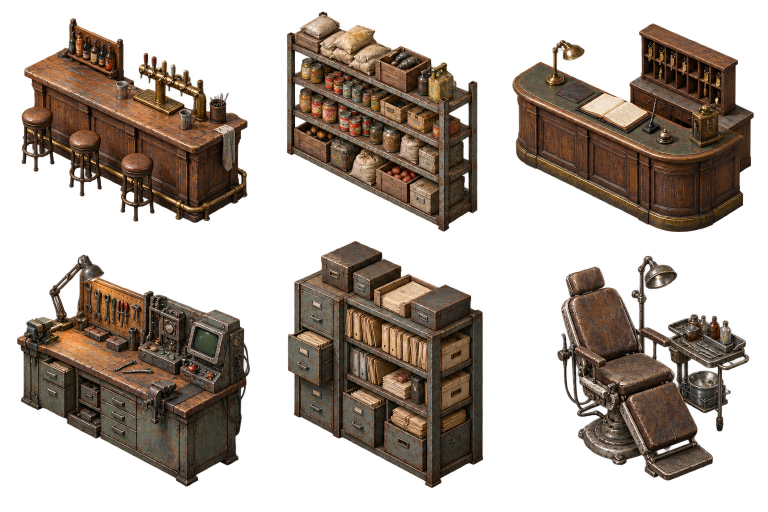
#> input picture reference/maquette/No-Mans-Land_Reconstruction/07_MAQUETTE_ARCHIVE_v0.13/art-source/service-v10-A.png, 1536 x 1024 px (shown at 1/2 size); its folder holds only this picture in this run
$ python service-v10-extract.py
#> lines starting #> are read from the running program, lines starting #| are printed output that depends on the picture; after the words box and inside, x2 and y2 are one past the last pixel; in counts of white or black regions, pixels touching at a corner belong together
"""Crop generated RGBA sheets only; retain original art, alpha and visible RGB."""
from pathlib import Path
from PIL import Image, ImageDraw
import json, shutil, numpy as np
from scipy.ndimage import label, find_objects, distance_transform_edt
ROOT=Path(__file__).resolve().parent.parent
SOURCE=Path('/workspace/scratch/00d29d1aab63/generated_images')
sets=[('A','exec-fd48145e-6223-4758-a5f2-64c0534eeb34.png',['barCounter','groceryShelf','reception','diagnostic','archiveShelf','examChair']),('B','exec-9ac42996-80fa-4050-bd9c-9cfc1bd079d0.png',['stoneArch','valveManifold','pipeSegment','harbourDesk','messTable','lockers'])]
rows=[]
for group,filename,names in sets:
 original=ROOT/'art-source'/f'service-v10-{group}.png';shutil.copy2(SOURCE/filename,original)
 im=Image.open(original).convert('RGBA');arr=np.array(im);alpha=arr[:,:,3];labels,count=label(alpha>32);components=[]
#> further down, im is the input picture: PIL image 1536x1024 RGBA; mean R, G, B, A 75.9, 58.7, 44, 114.3
#> after `alpha = arr[:, :, 3]`:
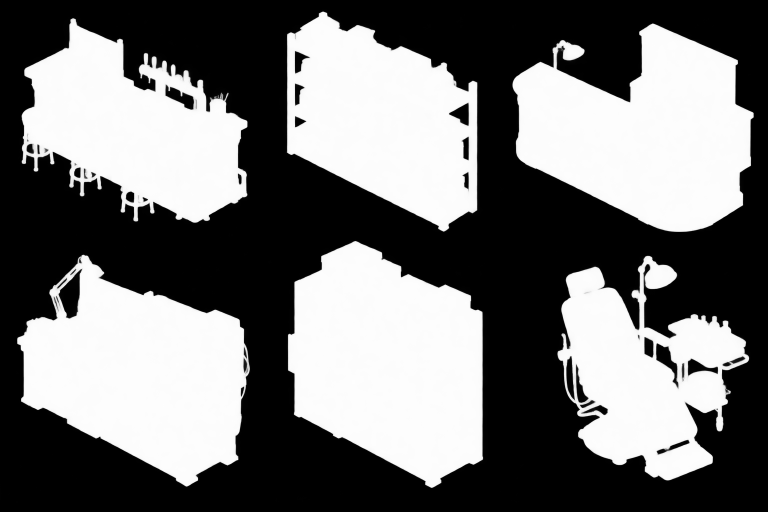
#> alpha: shape (1024, 1536) (shown at 1/2 size); min 0, max 254, mean 114.3
#> after `labels, count = label(alpha > 32)`:
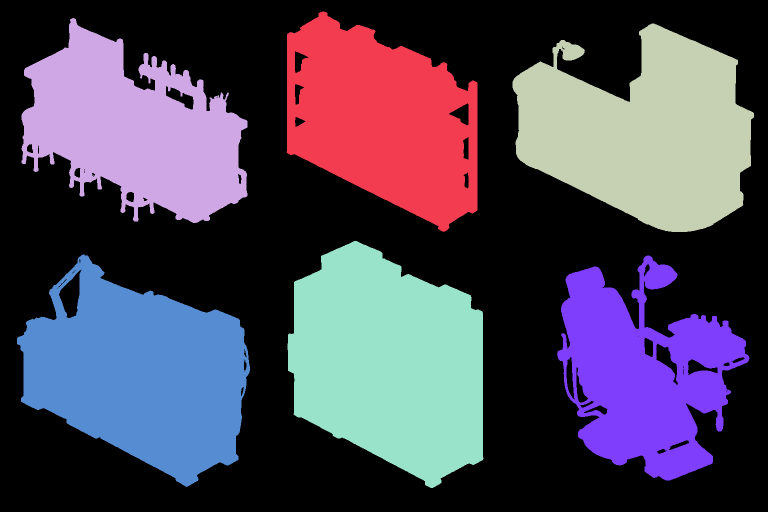
#> labels: shape (1024, 1536) int32 (shown at 1/2 size); 9 distinct labels, from 0 to 8; one colour per label, 0 black
#> after `labels, count = label(alpha > 32)`: count = 8
 for number,slices in enumerate(find_objects(labels),1):
  if slices is not None and np.count_nonzero(labels[slices]==number)>3000:components.append((number,slices))
#> this loop made 8 passes
#> after the loop, components = 6 items
 assert len(components)==6,(group,len(components))
 components.sort(key=lambda v:(0 if (v[1][0].start+v[1][0].stop)/2<512 else 1,(v[1][1].start+v[1][1].stop)/2))
 seeds=np.zeros(labels.shape,dtype=np.uint8)
 for order,(number,slices) in enumerate(components,1):seeds[labels==number]=order
#> this loop made 6 passes
#> number on passes 1 to 6: 2, 1, 3, 6, 5, 7
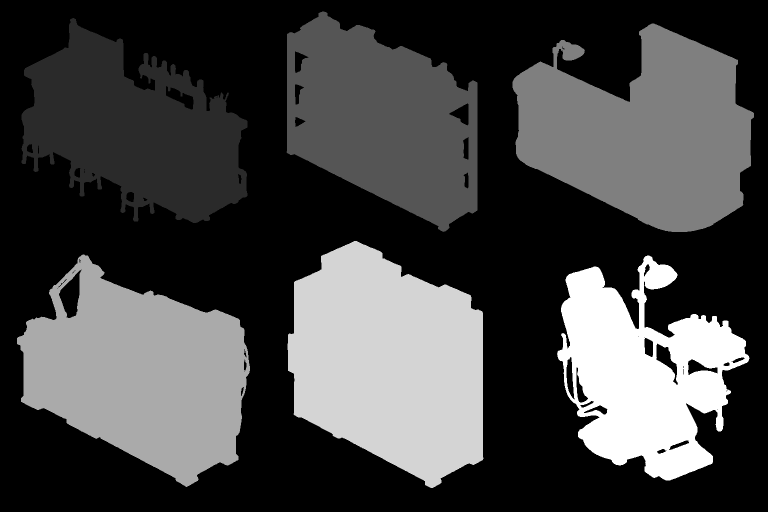
#> seeds: shape (1024, 1536) (shown at 1/2 size); min 0, max 6, mean 1.61; drawn with min black and max white
 _,nearest=distance_transform_edt(seeds==0,return_indices=True);belongs=seeds[nearest[0],nearest[1]]
#> after `belongs = seeds[nearest[0], nearest[1]]`:
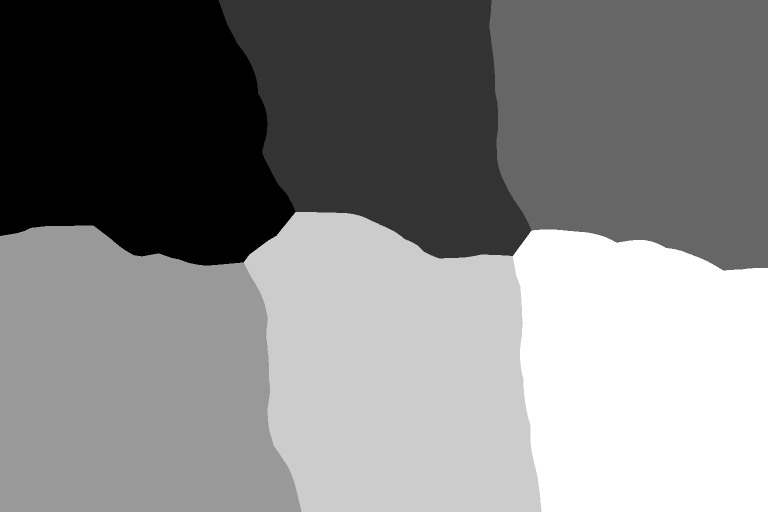
#> belongs: shape (1024, 1536) (shown at 1/2 size); min 1, max 6, mean 3.56; drawn with min black and max white
 for order,(number,slices) in enumerate(components,1):
  index=len(rows);selection=belongs==order;ys,xs=np.where(selection&(alpha>16));x0,y0=max(0,int(xs.min())-4),max(0,int(ys.min())-4);x1,y1=min(im.width,int(xs.max())+5),min(im.height,int(ys.max())+5)
#> after `selection = belongs == order`:
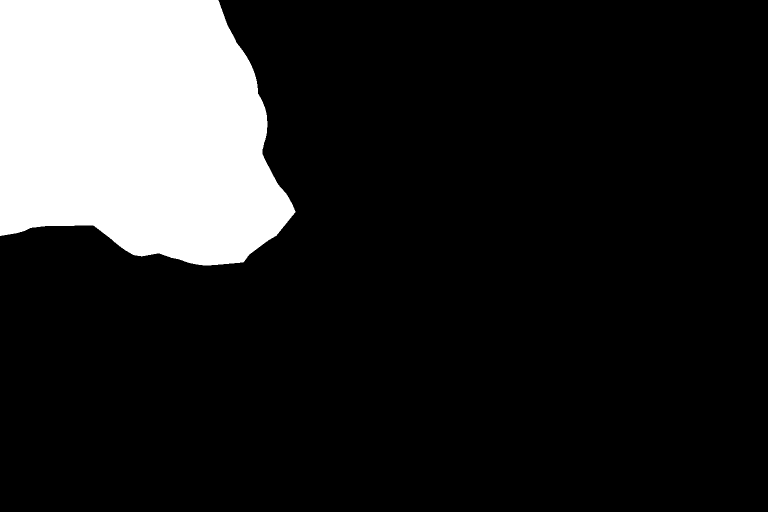
#> selection: shape (1024, 1536) bool (shown at 1/2 size); 16.3% white; 1 white region, box (x1, y1, x2, y2) and area: (0, 0, 591, 531) 256071
#> after `x0, y0 = (max(0, int(xs.min()) - 4), max(0, int(ys.min()) - 4))`: x0 = 39; y0 = 32
#> after `x1, y1 = (min(im.width, int(xs.max()) + 5), min(im.height, int(ys.max(`: x1 = 499; y1 = 450
  crop=arr[y0:y1,x0:x1].copy();crop[:,:,3][~selection[y0:y1,x0:x1]]=0
#> after `crop[:, :, 3][~selection[y0:y1, x0:x1]] = 0`: crop: shape (418, 460, 4); mean R, G, B, A 83, 56.9, 37.9, 140.6
  part=Image.fromarray(crop,'RGBA');padded=Image.new('RGBA',(part.width+8,part.height+8));padded.paste(part,(4,4));output=ROOT/'dist/assets'/f'service-v10-{index}.webp';padded.save(output,'WEBP',lossless=True,exact=True,method=6)
#> after `padded = Image.new('RGBA', (part.width + 8, part.height + 8))`: padded: PIL image 468x426 RGBA; every value is 0
#> after `padded.paste(part, (4, 4))`:
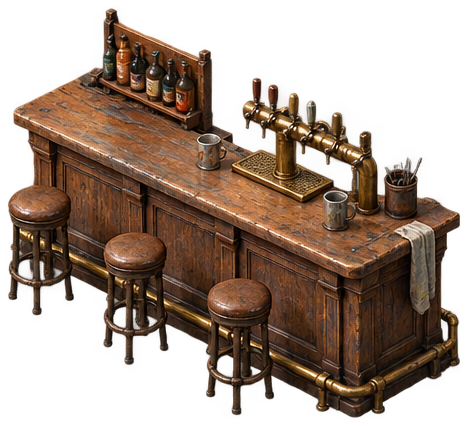
#> padded: PIL image 468x426 RGBA; mean R, G, B, A 80, 54.9, 36.5, 135.6; transparent parts drawn white
  restored=np.array(Image.open(output).convert('RGBA'));expected=np.array(padded);assert np.array_equal(restored[:,:,3],expected[:,:,3]);visible=expected[:,:,3]>0;assert np.array_equal(restored[:,:,:3][visible],expected[:,:,:3][visible])
#> after `visible = expected[:, :, 3] > 0`:
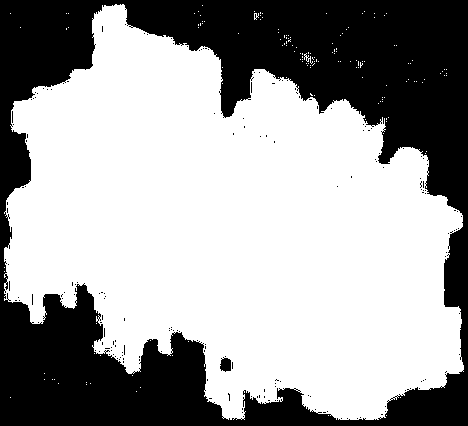
#> visible: shape (426, 468) bool; 62.5% white; 182 black regions (180 under 20 px), largest, box (x1, y1, x2, y2) and area: (0, 0, 468, 426) 74294, (220, 357, 231, 372) 128
#> (the run stopped early here; a loop or call above may not have finished)
